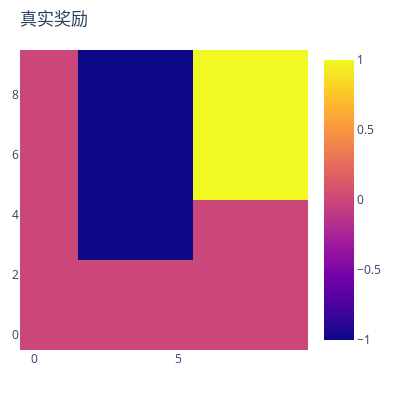

Notebook code cell kept with this figure:
### Code cell
reward_mat = np.array([[ 0, 0, 0, 0, 0, 0, 0, 0, 0, 0],
                       [ 0, 0, 0, 0, 0, 0, 0, 0, 0, 0],
                       [ 0, 0, 0, 0, 0, 0, 0, 0, 0, 0],
                       [ 0, 0,-1,-1,-1,-1, 0, 0, 0, 0],
                       [ 0, 0,-1,-1,-1,-1, 0, 0, 0, 0],
                       [ 0, 0,-1,-1,-1,-1, 1, 1, 1, 1],
                       [ 0, 0,-1,-1,-1,-1, 1, 1, 1, 1],
                       [ 0, 0,-1,-1,-1,-1, 1, 1, 1, 1],
                       [ 0, 0,-1,-1,-1,-1, 1, 1, 1, 1],
                       [ 0, 0,-1,-1,-1,-1, 1, 1, 1, 1],])
#reward_mat = utils.Normalize_2DArr(reward_mat)
world_trajGen = GridWorld_trajGen(10,10,reward_mat,
                                  deactive_states=[80,81,82,83,84,
                                                   70,71,72,73,74,75,
                                                   60,61,62,63,64,
                                                   56,57,58,59,
                                                   47,48,49,
                                                   38,39,
                                                   ],
                                  trans_prob=0.8,discount=0.9)
world_trajGen.ShowRewards(title='真实奖励')

### Figure 1 — Plotly figure (JSON) as saved in the notebook; plotly's stock layout.template omitted (floating-point values rounded to 4 significant figures)
{"data": [{"type": "heatmap", "z": [[0, 0, 0, 0, 0, 0, 0, 0, 0, 0], [0, 0, 0, 0, 0, 0, 0, 0, 0, 0], [0, 0, 0, 0, 0, 0, 0, 0, 0, 0], [0, 0, -1, -1, -1, -1, 0, 0, 0, 0], [0, 0, -1, -1, -1, -1, 0, 0, 0, 0], [0, 0, -1, -1, -1, -1, 1, 1, 1, 1], [0, 0, -1, -1, -1, -1, 1, 1, 1, 1], [0, 0, -1, -1, -1, -1, 1, 1, 1, 1], [0, 0, -1, -1, -1, -1, 1, 1, 1, 1], [0, 0, -1, -1, -1, -1, 1, 1, 1, 1]]}], "layout": {"autosize": false, "height": 400, "margin": {"b": 50, "l": 20, "r": 20, "t": 50}, "title": {"text": "真实奖励"}, "width": 400}}
